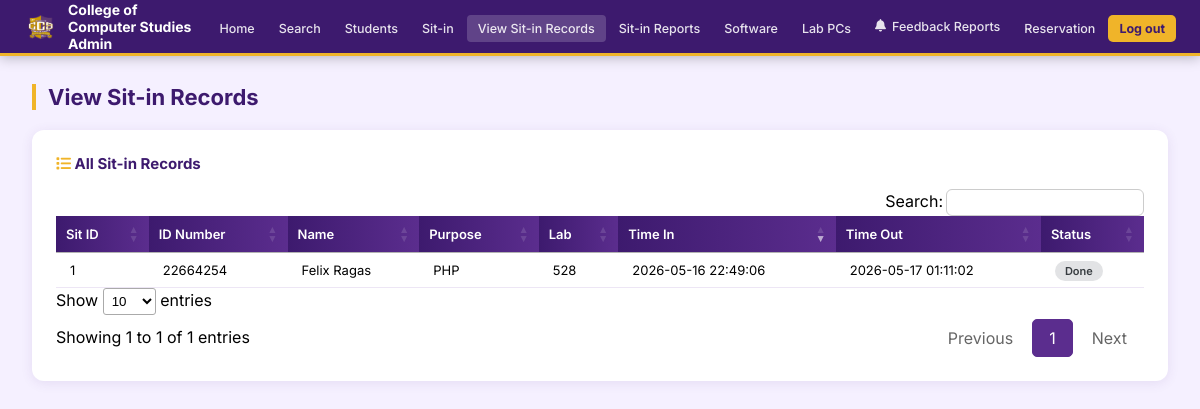
The app's page /Admin/records.php (signed in) with its own data.
### tables this page shows
CREATE TABLE `sit_in_records` (
  `id` int(11) NOT NULL AUTO_INCREMENT,
  `id_number` varchar(50) NOT NULL,
  `student_name` varchar(150) NOT NULL,
  `purpose` text DEFAULT NULL,
  `lab` varchar(50) DEFAULT NULL,
  `time_in` datetime DEFAULT NULL,
  `time_out` datetime DEFAULT NULL,
  `status` varchar(50) DEFAULT 'Pending',
  `pc_no` varchar(50) DEFAULT 'N/A',
  PRIMARY KEY (`id`)
);

### Admin/records.php (the view, shortened to what this page needs)
<?php
require_once 'auth.php';
$records = $pdo->query("SELECT * FROM sit_in_records ORDER BY time_in DESC")->fetchAll();
include 'header.php';
?>
<div class="page-content">
    <div class="page-title">View Sit-in Records</div>
    <div class="table-card">
        <h3 style="display:flex;justify-content:space-between;align-items:center;">
            <span><i class="fas fa-list"></i> All Sit-in Records</span>
        </h3>
        <table id="recordsTable" class="dataTable">
            <thead><tr><th>Sit ID</th><th>ID Number</th><th>Name</th><th>Purpose</th><th>Lab</th><th>Time In</th><th>Time Out</th><th>Status</th></tr></thead>
            <tbody>
            <?php foreach($records as $r): ?>
            <tr>
                <td><?=$r['id']?></td>
                <td><?=htmlspecialchars($r['id_number'])?></td>
                <td><?=htmlspecialchars($r['student_name'])?></td>
                <td><?=htmlspecialchars($r['purpose'])?></td>
                <td><?=htmlspecialchars($r['lab'])?></td>
                <td><?=htmlspecialchars($r['time_in'])?></td>
                <td><?=$r['time_out'] ? htmlspecialchars($r['time_out']) : '—'?></td>
                <td><span class="badge <?=$r['status']==='Active'?'badge-active':'badge-done'?>"><?=$r['status']?></span></td>
            </tr>
            <?php endforeach; ?>
            </tbody>
        </table>
    </div>
</div>
<link rel="stylesheet" href="https://cdn.datatables.net/buttons/2.4.1/css/buttons.dataTables.min.css">
</body></html>

### Admin/header.php (style rules this page uses)
* { margin:0;padding:0;box-sizing:border-box }
:root { --purple:#5B2D8E; --pdark:#3D1A6E; --plight:#7B4BB8; --gold:#F0B429; --gdark:#C88F0A; --bg:#f5f0ff; --white:#fff; }
body { font-family:'Inter',sans-serif;background:var(--bg);min-height:100vh }
.page-content { padding:28px 32px;max-width:1300px;margin:0 auto }
.page-title { font-size:22px;font-weight:700;color:var(--pdark);margin-bottom:20px;border-left:4px solid var(--gold);padding-left:12px; }
.table-card { background:#fff;border-radius:12px;padding:24px;box-shadow:0 2px 12px rgba(91,45,142,0.10);margin-bottom:24px; }
.table-card h3 { font-size:15px;font-weight:700;color:var(--pdark);margin-bottom:16px;display:flex;align-items:center;gap:8px; }
.table-card h3 i { color:var(--gold) }
table.dataTable { width:100%!important;border-collapse:collapse }
table.dataTable thead th { background:linear-gradient(90deg,var(--pdark),var(--purple));color:#fff;padding:10px 14px;font-size:13px;font-weight:600;border:none; }
table.dataTable tbody td { padding:9px 14px;font-size:13px;border-bottom:1px solid #ede6f5 }
.badge { padding:3px 10px;border-radius:20px;font-size:11px;font-weight:600 }
.badge-done { background:#e2e3e5;color:#383d41 }

### records on screen
sit_in_records: id "1", id_number "22664254", student_name "Felix Ragas", purpose "PHP", lab "528", time_in "2026-05-16 22:49:06", time_out "2026-05-17 01:11:02", status "Done"
